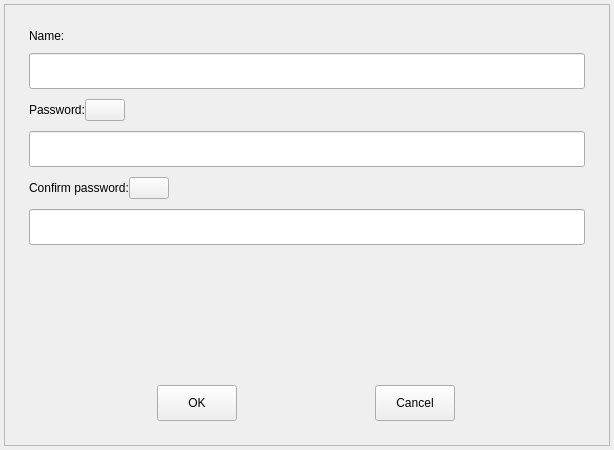
<?xml version="1.0" encoding="UTF-8"?>
<ui version="4.0">
 <class>BoxCreation</class>
 <widget class="QWidget" name="BoxCreation">
  <property name="geometry">
   <rect>
    <x>0</x>
    <y>0</y>
    <width>614</width>
    <height>450</height>
   </rect>
  </property>
  <property name="windowTitle">
   <string>Create security box</string>
  </property>
  <property name="windowIcon">
   <iconset resource="../../../resources/resources.qrc">
    <normaloff>:/images/logo</normaloff>:/images/logo</iconset>
  </property>
  <property name="styleSheet">
   <string notr="true"/>
  </property>
  <layout class="QVBoxLayout" name="verticalLayout">
   <property name="spacing">
    <number>4</number>
   </property>
   <property name="leftMargin">
    <number>4</number>
   </property>
   <property name="topMargin">
    <number>4</number>
   </property>
   <property name="rightMargin">
    <number>4</number>
   </property>
   <property name="bottomMargin">
    <number>4</number>
   </property>
   <item>
    <widget class="QFrame" name="m_frame">
     <property name="frameShape">
      <enum>QFrame::StyledPanel</enum>
     </property>
     <property name="frameShadow">
      <enum>QFrame::Raised</enum>
     </property>
     <layout class="QVBoxLayout" name="verticalLayout_5">
      <property name="spacing">
       <number>10</number>
      </property>
      <property name="leftMargin">
       <number>24</number>
      </property>
      <property name="topMargin">
       <number>24</number>
      </property>
      <property name="rightMargin">
       <number>24</number>
      </property>
      <property name="bottomMargin">
       <number>24</number>
      </property>
      <item>
       <layout class="QVBoxLayout" name="verticalLayout_2">
        <item>
         <widget class="QLabel" name="m_nameLabel">
          <property name="sizePolicy">
           <sizepolicy hsizetype="Preferred" vsizetype="Fixed">
            <horstretch>0</horstretch>
            <verstretch>0</verstretch>
           </sizepolicy>
          </property>
          <property name="text">
           <string>Name:</string>
          </property>
         </widget>
        </item>
        <item>
         <widget class="QLineEdit" name="m_name">
          <property name="minimumSize">
           <size>
            <width>0</width>
            <height>36</height>
           </size>
          </property>
         </widget>
        </item>
       </layout>
      </item>
      <item>
       <layout class="QVBoxLayout" name="verticalLayout_3">
        <item>
         <layout class="QHBoxLayout" name="horizontalLayout">
          <property name="spacing">
           <number>0</number>
          </property>
          <item>
           <widget class="QLabel" name="m_passwordLabel">
            <property name="text">
             <string>Password:</string>
            </property>
           </widget>
          </item>
          <item>
           <widget class="QPushButton" name="m_passwordNote">
            <property name="cursor">
             <cursorShape>PointingHandCursor</cursorShape>
            </property>
            <property name="focusPolicy">
             <enum>Qt::NoFocus</enum>
            </property>
            <property name="toolTip">
             <string>The password must contain two types of lowercase letters, uppercase letters, numbers, and special characters, with a length of 8-16.</string>
            </property>
            <property name="text">
             <string/>
            </property>
           </widget>
          </item>
          <item>
           <spacer name="horizontalSpacer">
            <property name="orientation">
             <enum>Qt::Horizontal</enum>
            </property>
            <property name="sizeHint" stdset="0">
             <size>
              <width>40</width>
              <height>20</height>
             </size>
            </property>
           </spacer>
          </item>
         </layout>
        </item>
        <item>
         <widget class="QLineEdit" name="m_password">
          <property name="minimumSize">
           <size>
            <width>0</width>
            <height>36</height>
           </size>
          </property>
         </widget>
        </item>
       </layout>
      </item>
      <item>
       <layout class="QVBoxLayout" name="verticalLayout_4">
        <item>
         <layout class="QHBoxLayout" name="horizontalLayout_2">
          <property name="spacing">
           <number>0</number>
          </property>
          <item>
           <widget class="QLabel" name="m_confirmPasswordLabel">
            <property name="text">
             <string>Confirm password:</string>
            </property>
           </widget>
          </item>
          <item>
           <widget class="QPushButton" name="m_confirmPasswordNote">
            <property name="cursor">
             <cursorShape>PointingHandCursor</cursorShape>
            </property>
            <property name="focusPolicy">
             <enum>Qt::NoFocus</enum>
            </property>
            <property name="toolTip">
             <string>The password must contain two types of lowercase letters, uppercase letters, numbers, and special characters, with a length of 8-16.</string>
            </property>
            <property name="text">
             <string/>
            </property>
           </widget>
          </item>
          <item>
           <spacer name="horizontalSpacer_2">
            <property name="orientation">
             <enum>Qt::Horizontal</enum>
            </property>
            <property name="sizeHint" stdset="0">
             <size>
              <width>40</width>
              <height>20</height>
             </size>
            </property>
           </spacer>
          </item>
         </layout>
        </item>
        <item>
         <widget class="QLineEdit" name="m_confirmPassword">
          <property name="minimumSize">
           <size>
            <width>0</width>
            <height>36</height>
           </size>
          </property>
         </widget>
        </item>
       </layout>
      </item>
      <item>
       <spacer name="verticalSpacer">
        <property name="orientation">
         <enum>Qt::Vertical</enum>
        </property>
        <property name="sizeHint" stdset="0">
         <size>
          <width>20</width>
          <height>40</height>
         </size>
        </property>
       </spacer>
      </item>
      <item>
       <layout class="QHBoxLayout" name="horizontalLayout_4">
        <item>
         <widget class="QPushButton" name="m_ok">
          <property name="sizePolicy">
           <sizepolicy hsizetype="Fixed" vsizetype="Fixed">
            <horstretch>0</horstretch>
            <verstretch>0</verstretch>
           </sizepolicy>
          </property>
          <property name="minimumSize">
           <size>
            <width>72</width>
            <height>36</height>
           </size>
          </property>
          <property name="text">
           <string>OK</string>
          </property>
          <property name="okStyle" stdset="0">
           <bool>true</bool>
          </property>
         </widget>
        </item>
        <item>
         <widget class="QPushButton" name="m_cancel">
          <property name="sizePolicy">
           <sizepolicy hsizetype="Fixed" vsizetype="Fixed">
            <horstretch>0</horstretch>
            <verstretch>0</verstretch>
           </sizepolicy>
          </property>
          <property name="minimumSize">
           <size>
            <width>72</width>
            <height>36</height>
           </size>
          </property>
          <property name="text">
           <string>Cancel</string>
          </property>
         </widget>
        </item>
       </layout>
      </item>
     </layout>
    </widget>
   </item>
  </layout>
 </widget>
 <resources>
  <include location="../../../resources/resources.qrc"/>
 </resources>
 <connections/>
</ui>
